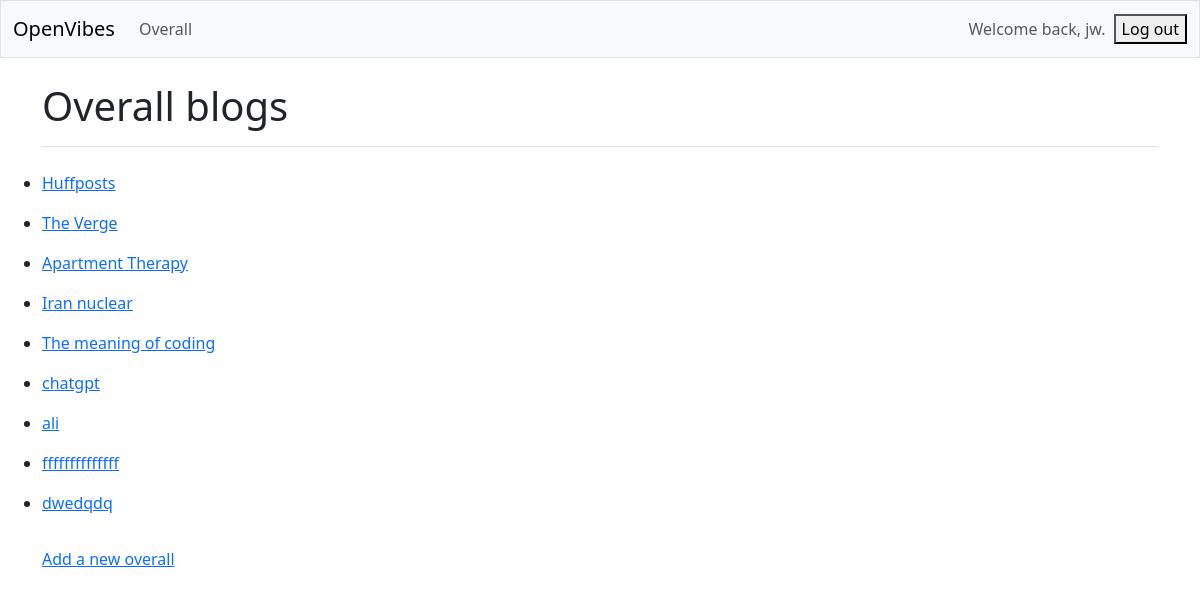
The app's page /overall/ (signed in) with its own data.
### blogs/models.py (models this page shows)
class Overall(models.Model):
    name = models.CharField(max_length=300)
    date_added = models.DateTimeField(auto_now_add=True)
    owner = models.ForeignKey(User, on_delete=models.CASCADE)
    def __str__(self):
        return self.name

### blogs/views.py (the view)
# urls.py: path('overall/', views.overall, name = 'overall'),
@login_required
def overall(request):
    overall = Overall.objects.filter(owner=request.user).order_by('date_added')
    context = {'overall': overall}
    return render(request, 'blogs/overall.html', context)

### blogs/templates/blogs/overall.html
{% extends 'blogs/base.html' %}
{% block page_header %}
  <h1>Overall blogs</h1>
{% endblock page_header %}
{% block content %}
<ul class="list-group bprder-bottom pb-2 mb-4">
    {% for overal in overall %}
      <li class="list-group-item border-0">
        <a href="{% url 'blogs:overal' overal.id %}">
        <li class="nav-item">
        <span class="navbar-text me-2">{{ overal }}
          </span></li>
      </li>
    {% empty %}
      <li class="list-group-item border-0">No blogs have been added yet.</li>
    {% endfor %}
</ul>
<a href="{% url 'blogs:new_overall' %}">Add a new overall</a>
{% endblock content %}

### blogs/templates/blogs/base.html (shortened to what this page needs)
<!doctype html>
<html lang="en">
<head>
    {% load django_bootstrap5 %}
    {% bootstrap_css %}
</head>
<body>
    <nav class="navbar navbar-expand-md navbar-light bg-light mb-4 border">
    <div class="container-fluid">
        <a class="navbar-brand" href="{% url 'blogs:index' %}">OpenVibes</a>
        <div class="collapse navbar-collapse" id="navbarCollapse">
            <ul class="navbar-nav me-auto mb-2 mb-md-0">
                <li class="nav-item">
                    <a class="nav-link" href="{% url 'blogs:overall' %}">
                        Overall</a></li>
            </ul>
            <ul class="navbar-nav ms-auto mb-2 mb-md-0">
                {% if user.is_authenticated %}
                  <li class="nav-item">
                    <span class="navbar-text me-2">Welcome back, {{ user.username}}.
                      </span></li>
                {% endif %}
        </ul>
                {% if user.is_authenticated %}
                    <form action="{% url 'accounts:logout' %}" method="post">
                    <button name="submit" class="'btn btn-outline-secondary btn-sm">
                    Log out</button>
                    </form>
                {% endif %}
        </div>
    </div>
</nav>
<main class="container">
    <div class="pb-2 mb-2 border-bottom">
        {% block page_header %}{% endblock page_header %}
    </div>
    <div>
        {% block content %}{% endblock content %}
    </div>
</main>
</body>
</html>

### records on screen
Overall: name "Huffposts"
Overall: name "The Verge"
Overall: name "Apartment Therapy"
Overall: name "Iran nuclear"
Overall: name "The meaning of coding"
Overall: name "chatgpt"
Overall: name "ali"
Overall: name "ffffffffffffff"
Overall: name "dwedqdq"

### other values on screen
{{ user.username }} "jw"
